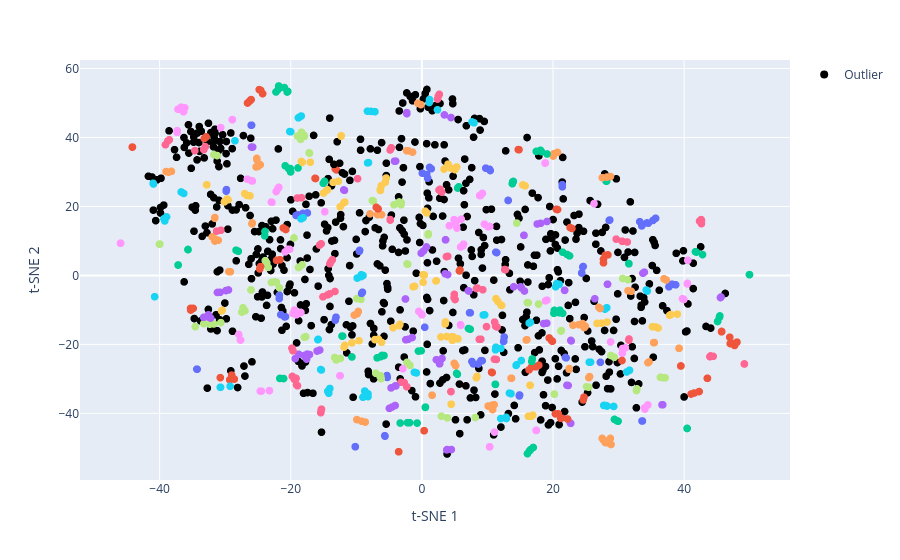

Notebook cell for this chart:
### Code cell
viz_clusters(valid_data_predicates, encoded_predicates, cluster_labels_predicates)
